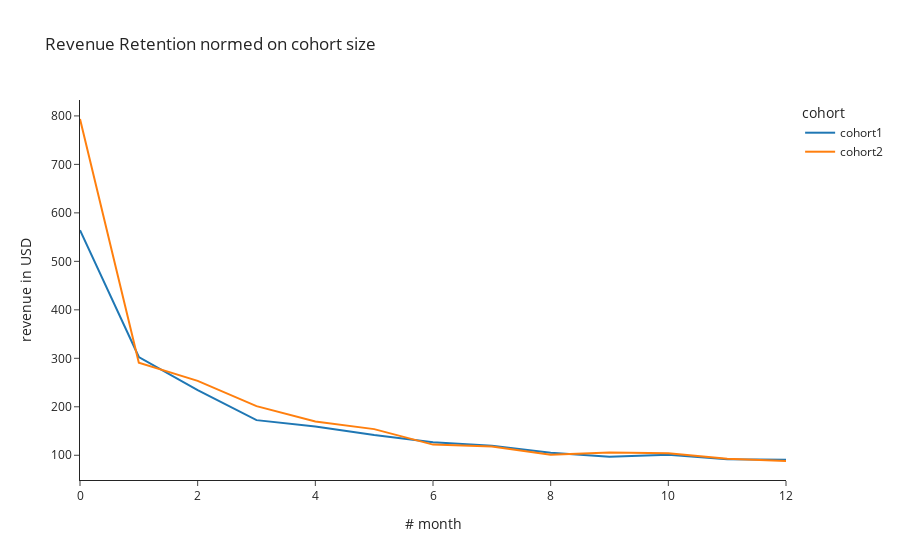

Write notebook code for a chart like this one.
### Code cell
px.line(rev_ret_df.apply(lambda x: x/cohort_size)[['cohort1_revenue', 'cohort2_revenue']].rename(
    columns = {'cohort1_revenue': 'cohort1', 'cohort2_revenue': 'cohort2'}),
    title = 'Revenue Retention normed on cohort size',
    labels = {
        'value': 'revenue in USD',
        'num_month': '# month',
        'variable': 'cohort'
    }
)

### Figure 1 — Plotly figure (JSON) as saved in the notebook; plotly's stock layout.template omitted (floating-point values rounded to 4 significant figures)
{"data": [{"hovertemplate": "cohort=cohort1<br># month=%{x}<br>revenue in USD=%{y}<extra></extra>", "legendgroup": "cohort1", "line": {"color": "#1F77B4", "dash": "solid"}, "marker": {"symbol": "circle"}, "mode": "lines", "name": "cohort1", "orientation": "v", "showlegend": true, "type": "scatter", "x": [0, 1, 2, 3, 4, 5, 6, 7, 8, 9, 10, 11, 12], "xaxis": "x", "y": [564.2, 302.7, 234.4, 172.4, 159.5, 141.7, 127.1, 119.4, 105.1, 97.0, 101.3, 91.55, 90.64], "yaxis": "y"}, {"hovertemplate": "cohort=cohort2<br># month=%{x}<br>revenue in USD=%{y}<extra></extra>", "legendgroup": "cohort2", "line": {"color": "#FF7F0E", "dash": "solid"}, "marker": {"symbol": "circle"}, "mode": "lines", "name": "cohort2", "orientation": "v", "showlegend": true, "type": "scatter", "x": [0, 1, 2, 3, 4, 5, 6, 7, 8, 9, 10, 11, 12], "xaxis": "x", "y": [793.6, 290.8, 253.5, 201.4, 169.6, 153.9, 122.0, 118.3, 100.9, 105.7, 104.1, 93.02, 88.17], "yaxis": "y"}], "layout": {"legend": {"title": {"text": "cohort"}, "tracegroupgap": 0}, "title": {"text": "Revenue Retention normed on cohort size"}, "xaxis": {"anchor": "y", "domain": [0, 1], "title": {"text": "# month"}}, "yaxis": {"anchor": "x", "domain": [0, 1], "title": {"text": "revenue in USD"}}}}
